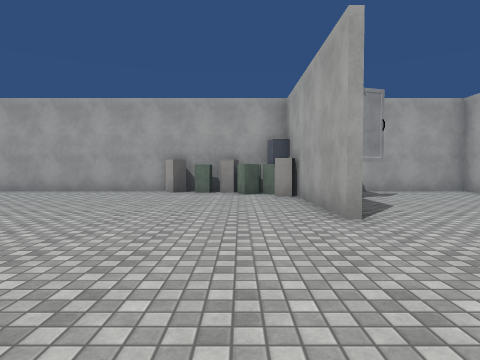
view 1 (above)

24 first-person views from a walk through a Unity game level. The camera is 1.3 m above the floor, tilts 2° down and sees 75° across. The floor is counted in squares, 2 m on a side. Each view is taken from the middle of a square. On the plan, view 1 faces up. The plan holds only what a view shows up to about 10 squares ahead; the rest is blank. The place goes on beyond the plan. The player character is not drawn. Some animated figures are left out. Some surface patterns are stand-ins.

view 2
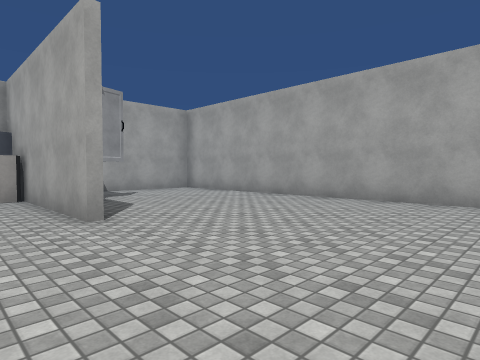

view 3
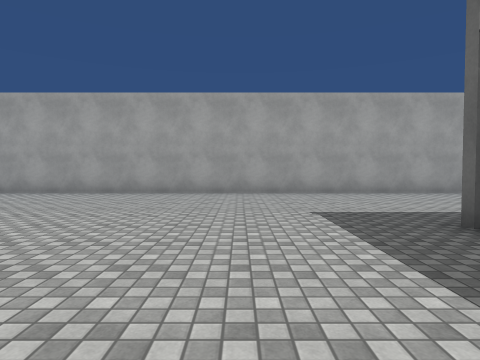

view 4
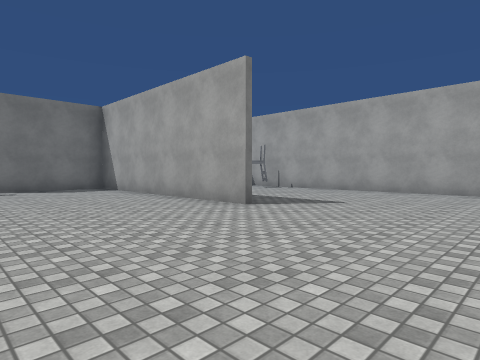

view 5
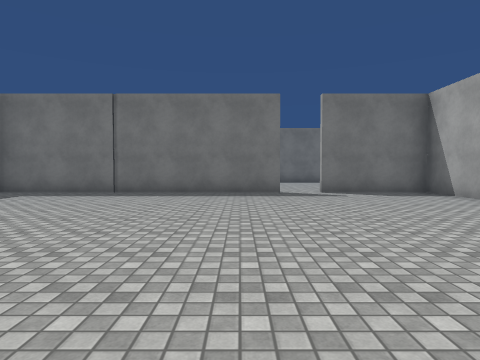

view 6
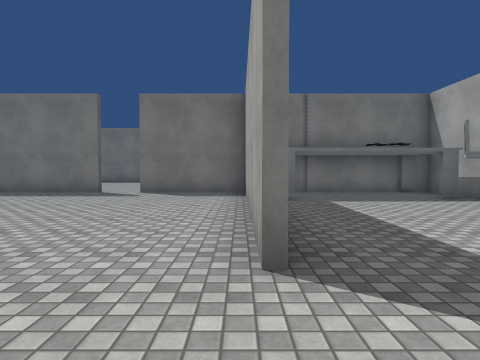

view 7
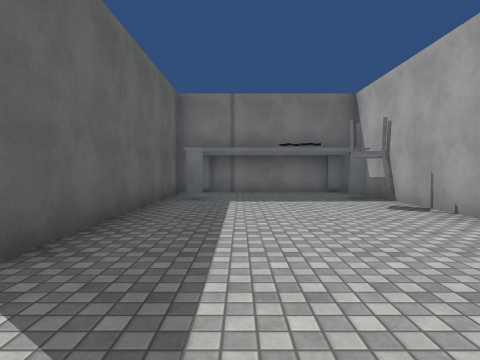

view 8
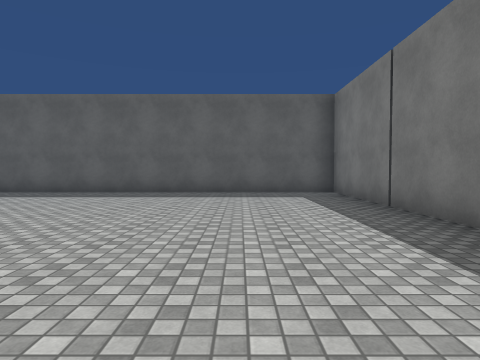

view 9
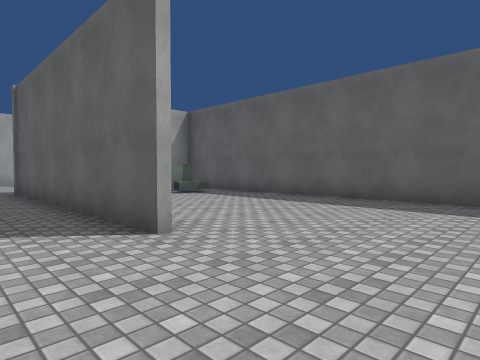

view 10
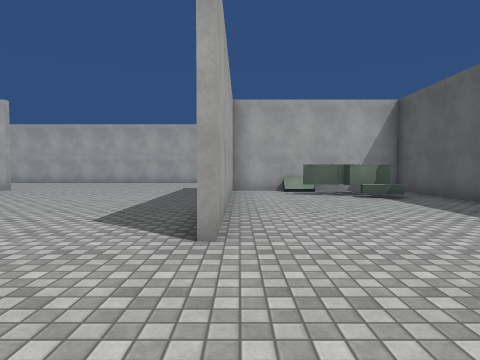

view 11
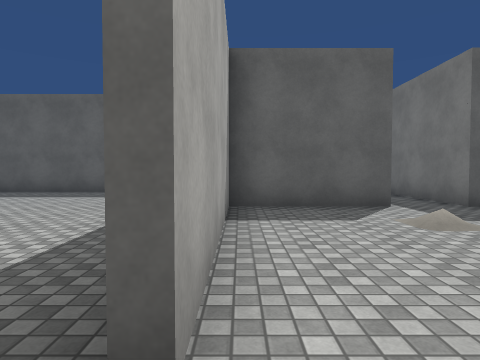

view 12
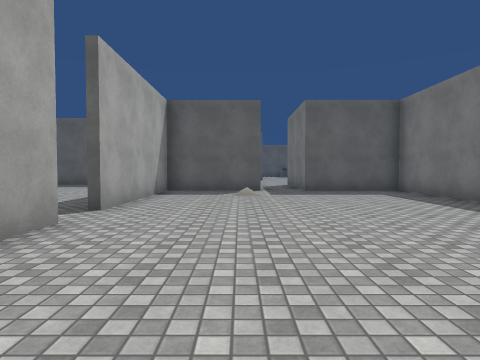

view 13
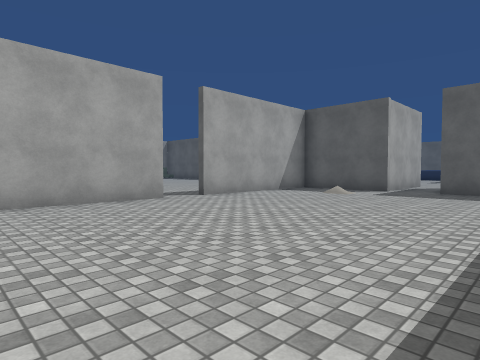

view 14
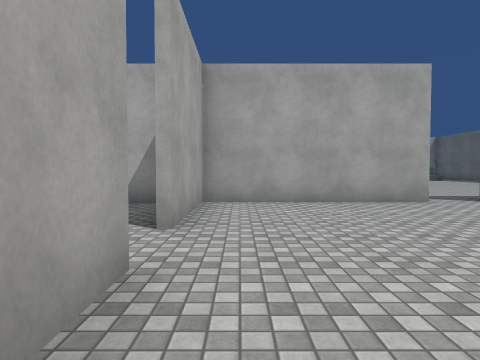

view 15
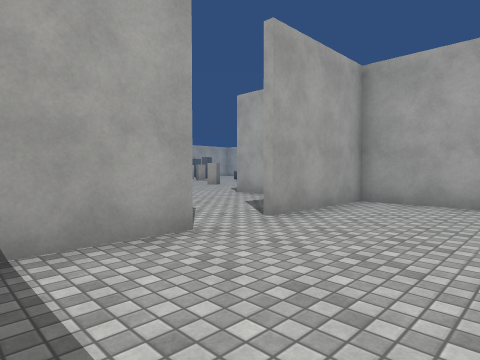

view 16
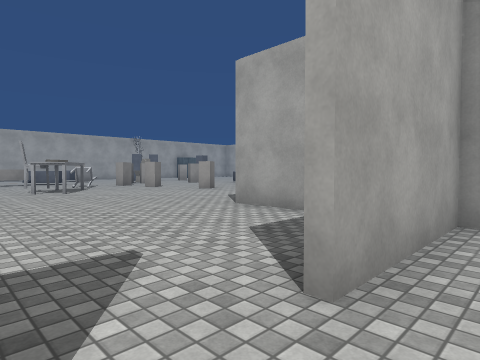

view 17
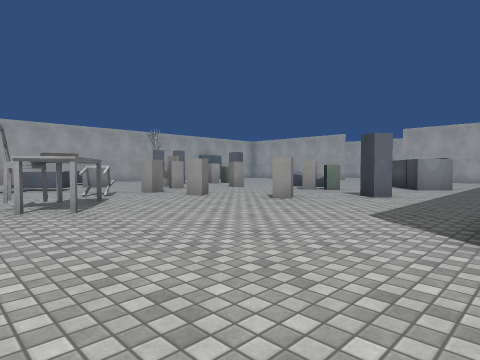

view 18
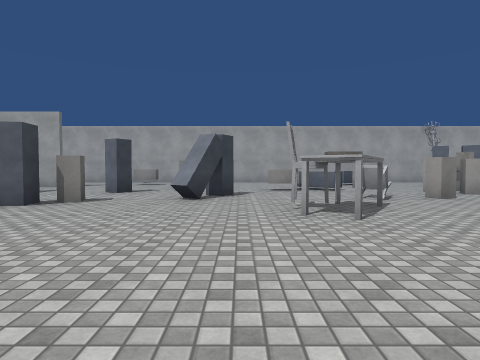

view 19
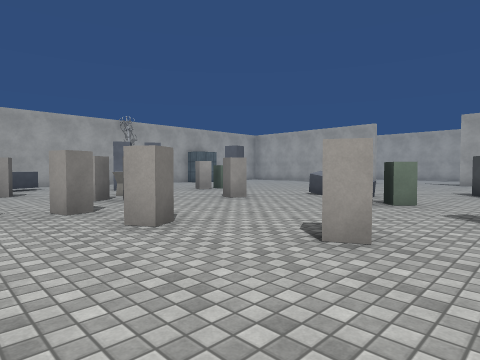

view 20
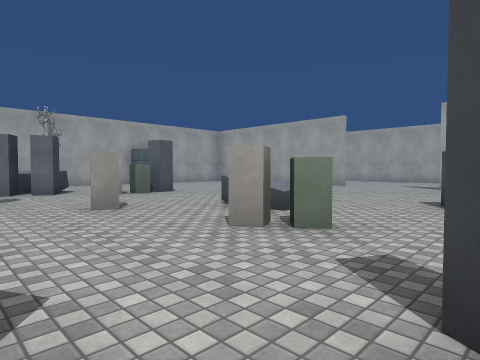

view 21
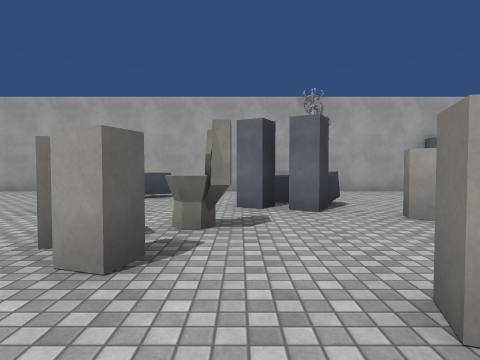

view 22
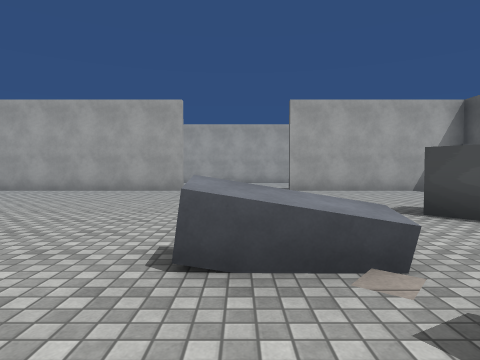

view 23
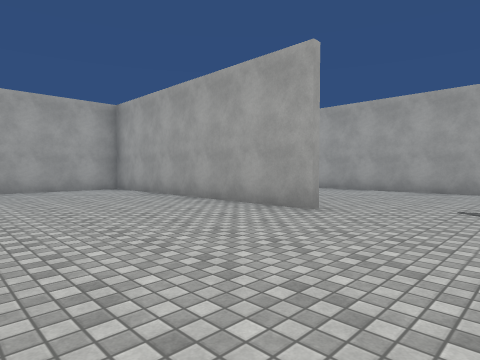

view 24
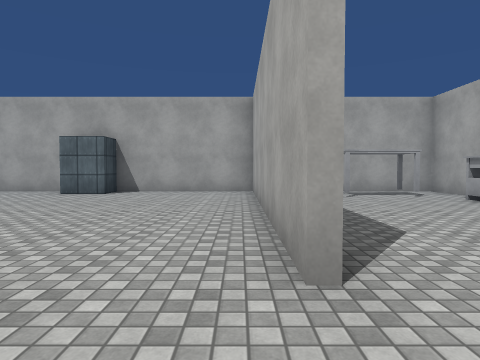

### Floor plan
Points are (right, up) in squares from view 1. A wall is a line through its corners. A room is listed if a view was taken in it or the views show most of it. See-through windows are left out.
Room 1 (views 1, 2, 3, 4, 5, 6, 7, 8, 9, 10, 11)
walls: (0.8, -2.8) (-5.2, -2.8); (-5.2, -2.6) (1.6, -2.6); (1.4, 4) (1.4, 7.8) (1.2, 7.3) (0.8, 7.5); (-5.9, 4.1) (-12.6, 4.1); (6.5, -6.1) (6.5, 9.2) (3.5, 9.2); (0.9, 7.9) (0.6, 8.2) (0.1, 7.9) (0, 8.3); (-0.8, 8.5) (-1.3, 8.6); (-0.1, 8.6) (-0.8, 8.8); (-12.6, 0.1) (-12.6, -7.7) (1.4, -7.7) (1.4, -2.8); (-1.5, 8.9) (-1.8, 8.6) (-2.1, 8.9); (-2.1, 9.2) (-12.6, 9.2) (-12.6, 5); (-0.5, 9.2) (-1.6, 9.2); (-10.8, 5.3) (-10.8, 4.8); (-12.6, 4.3) (-6.1, 4.3); (-12.6, 4.6) (-12.6, 1.2)
ways out: opening at (-13, 1) to room 2
objects: other object (-9, 8) to (-9, 9); other object (-1, -6); other object (0, -7); other object (0, -6); other object (0, -5); other object (1, -5); other object (2, 7) to (3, 8)
Room 2 (views 12, 13, 14, 15, 16)
walls: (-15.6, -5.5) (-15.6, -4.4) (-12.5, -4.4); (-12.8, -4.4) (-12.8, 0.1); (-19.5, -4.4) (-17, -4.4) (-17, -7.2); (-12.8, 1.1) (-12.8, 5.7) (-15.6, 5.7); (-17, 5.7) (-18.8, 5.7)
ways out: opening at (-13, 1) to room 1; opening at (-16, 6) to room 3
Room 3 (views 17, 18, 19, 20, 21, 22, 23, 24)
walls: (-7.7, 17) (-8.2, 17.1) (-8, 17.6); (-6.1, 14.9) (-6.1, 16.5); (-7.3, 14.2) (-7.6, 14.7); (-6.9, 13.6) (-7.2, 14) (-6.8, 14.3); (-9.7, 18.4) (-9.8, 17.9) (-10.2, 18) (-10.1, 18.4); (-10.8, 15.4) (-11.2, 15.1) (-11.5, 15.6); (-6.4, 19.9) (-6.8, 20) (-6.7, 20.4); (-9.9, 13.3) (-10.3, 13.1) (-10.6, 13.5); (-5.7, 19.8) (-6.1, 19.8) (-6.1, 20.3); (-11.1, 16.9) (-11.6, 16.8) (-11.8, 17.2); (-4.8, 19.9) (-5.4, 19.8) (-5.5, 20.3); (-7.5, 21.2) (-7.8, 20.7) (-8.2, 21); (-8.4, 21.5) (-8.6, 21.2) (-9, 21.4); (-7.1, 21.8) (-7.5, 21.4); (-11.6, 21.1) (-11.7, 20.7); (-12.8, 19.7) (-13.2, 19.2) (-14, 20); (-14.1, 19.4) (-15.1, 19.4); (-10.6, 23.2) (-11.3, 22.8); (1.4, 17.6) (1.4, 25) (-2.6, 25); (-16.1, 18) (-16.4, 17.4) (-16.8, 17.6); (-4.1, 25) (-11.8, 25); (-16.5, 17.2) (-16.8, 16.7) (-17.2, 17); (-17, 16.5) (-17.5, 16.9); (1.4, 10.4) (1.4, 14.5); (-12.8, 6.6) (-12.8, 9.4); (-14.8, 25) (-16, 25); (6.5, 16.2) (6.5, 19.6); (6.5, 23.5) (6.5, 25) (4, 25)
low walls: (-5.6, 14.9) (-6.1, 14.9)
ways out: opening at (-16, 6) to room 2; gap at (-11, 24)
objects: other object (-15, 14) to (-14, 16); other object (-15, 15); other object (-13, 17) to (-13, 18); other object (-10, 19) to (-9, 19); other object (-7, 24); other object (-5, 11) to (-4, 13); other object (-3, 24); other object (5, 24); other object (6, 22)

Positions as (right, up) in squares from view 1, and headings:
1: (0, 0), facing up
2: (0, 0), facing up-right
3: (-2, 0), facing right
4: (-2, 0), facing up-left
5: (-4, -1), facing left
6: (-4, 4), facing left
7: (-4, 6), facing left
8: (-10, 1), facing down
9: (-8, -1), facing down-right
10: (-8, -3), facing right
11: (-13, 1), facing down
12: (-15, 5), facing down
13: (-19, 5), facing down-right
14: (-19, 5), facing right
15: (-19, 3), facing up-right
16: (-17, 5), facing up-right
17: (-16, 9), facing up-right
18: (-16, 10), facing up
19: (-13, 12), facing up-right
20: (-10, 12), facing up-right
21: (-9, 16), facing up
22: (-8, 16), facing right
23: (-3, 15), facing up-right
24: (1, 16), facing up
